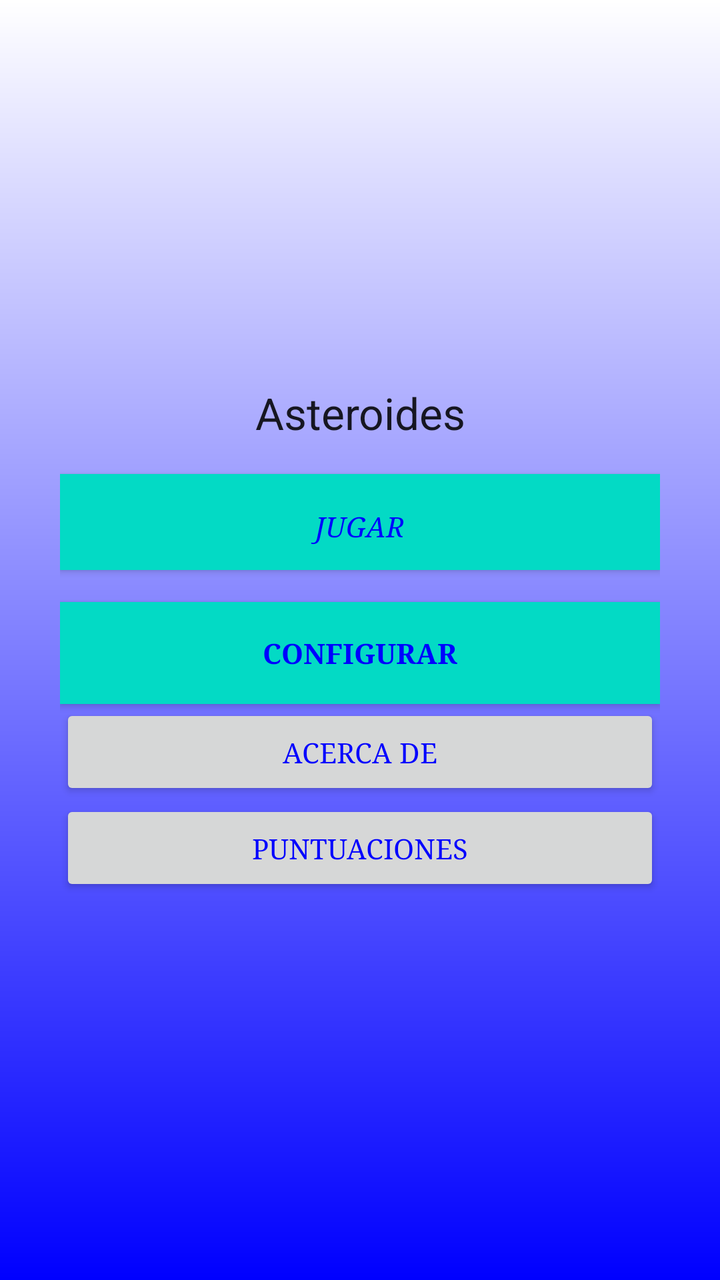
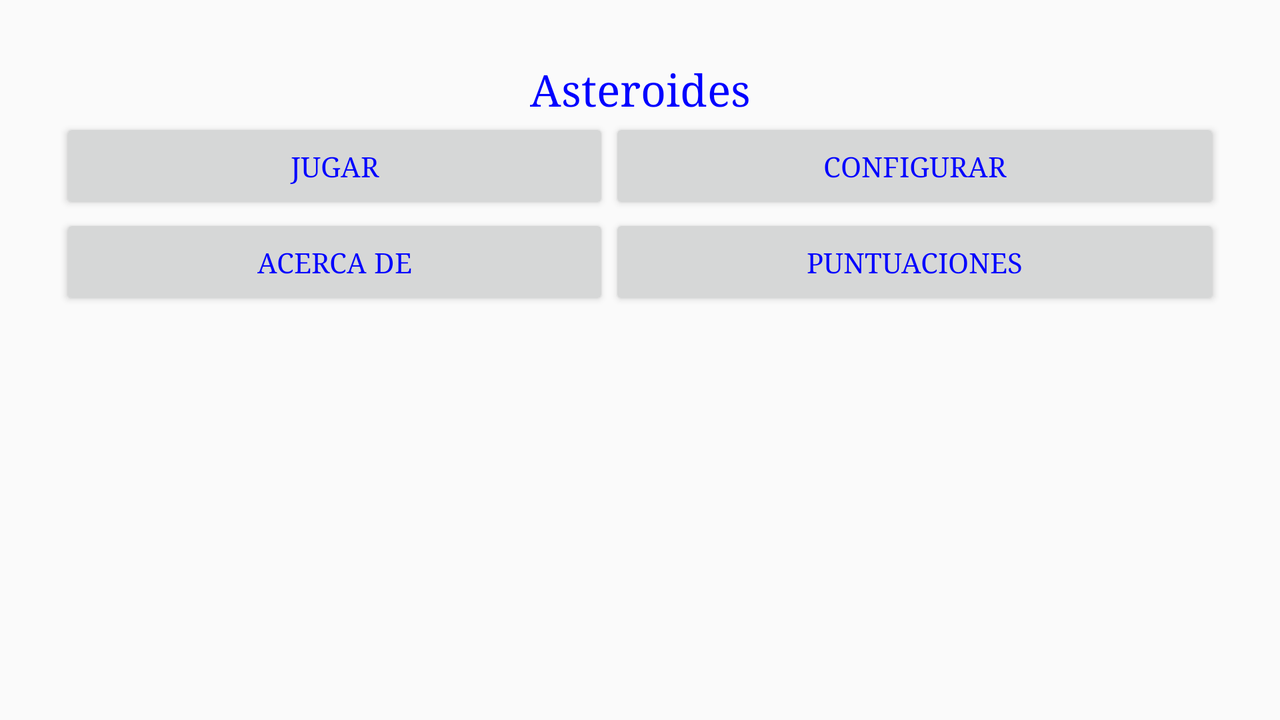

The same Android screen from two of the app's own layout files: first res/layout/ as a phone draws it, then the repository's variant for another configuration, drawn on a device whose configuration selects that folder. Both files follow.
<!-- AndroidManifest.xml: application theme AppTheme -->
<!-- res/layout/activity_main.xml -->
<?xml version="1.0" encoding="utf-8"?>
<LinearLayout xmlns:android="http://schemas.android.com/apk/res/android"
    xmlns:tools="http://schemas.android.com/tools"
    android:id="@+id/activity_main"
    android:layout_width="match_parent"
    android:layout_height="match_parent"
    android:gravity="center"
    android:orientation="vertical"
    android:padding="@dimen/margin_buttons"
    android:background="@drawable/degraded"
    tools:context="org.example.asteroides.MainActivity">


    <TextView
        android:id="@+id/game_title_text_view"
        style="@android:style/TextAppearance.DeviceDefault.Large"
        android:layout_width="match_parent"
        android:layout_height="wrap_content"
        android:layout_marginBottom="@dimen/activity_horizontal_margin"
        android:gravity="center"
        android:text="@string/app_name" />

    <Button
        android:id="@+id/button_play"
        style="@style/ButtonStyle"
        android:text="@string/button_play"
        tools:text="@string/button_play"
        android:onClick="throwGameActivity" />

    <Button
        android:id="@+id/button_config"
        style="@style/ButtonStyle.Alternative"
        android:onClick="throwPreferencesActivity"
        android:text="@string/button_config"
        tools:text="@string/button_config" />


    <Button
        android:id="@+id/button_about"
        android:layout_width="match_parent"
        android:layout_height="wrap_content"
        android:text="@string/button_about"
        tools:text="@string/button_about" />

    <Button
        android:id="@+id/button_score"
        android:layout_width="match_parent"
        android:layout_height="wrap_content"
        android:text="@string/button_scores"
        tools:text="@string/button_scores"
        android:onClick="throwScoreActivity" />

</LinearLayout>
<!-- resources referenced by this layout -->
<resources>
  <dimen name="activity_horizontal_margin">16dp</dimen>
  <dimen name="margin_buttons">30dp</dimen>
  <!-- drawable degraded (drawable) -->
  <shape xmlns:android="http://schemas.android.com/apk/res/android">
      <gradient
          android:angle="270"
          android:endColor="#0000FF"
          android:startColor="#FFFFFF" />
  </shape>
  <string name="app_name">Asteroides</string>
  <string name="button_about">Acerca de</string>
  <string name="button_config">Configurar</string>
  <string name="button_play">Jugar</string>
  <string name="button_scores">Puntuaciones</string>
  <style name="ButtonStyle" parent="android:ButtonBar">
          <item name="android:layout_width">match_parent</item>
          <item name="android:layout_height">wrap_content</item>
          <item name="android:textStyle">italic</item>
          <item name="android:typeface">serif</item>
          <item name="android:background">@color/colorAccent</item>
      </style>
  <style name="ButtonStyle.Alternative">
          <item name="android:textStyle">bold</item>
          <item name="android:padding">@dimen/activity_vertical_margin</item>
          <item name="android:layout_marginTop">@dimen/activity_vertical_margin</item>
      </style>
  <style name="AppTheme" parent="Theme.AppCompat.Light.DarkActionBar">
          
          <item name="colorPrimary">@color/colorPrimary</item>
          <item name="colorPrimaryDark">@color/colorPrimaryDark</item>
          <item name="colorAccent">@color/colorAccent</item>
          <item name="android:typeface">serif</item>
          <item name="android:textColor">#0000FF</item>
      </style>
  <dimen name="activity_vertical_margin">16dp</dimen>
</resources>
<!-- res/layout-land/activity_main.xml (the repository's variant of the layout above) -->
<!-- drawn on the phone turned sideways -->
<?xml version="1.0" encoding="utf-8"?>
<LinearLayout xmlns:android="http://schemas.android.com/apk/res/android"
    xmlns:tools="http://schemas.android.com/tools"
    android:layout_width="match_parent"
    android:layout_height="match_parent"
    android:orientation="vertical"
    android:padding="@dimen/margin_buttons">

    <TextView
        android:id="@+id/game_title_text_view"
        android:layout_width="match_parent"
        android:layout_height="wrap_content"
        android:gravity="center"
        android:text="@string/app_name"
        android:textAppearance="?android:textAppearanceLarge" />

    <TableLayout
        android:layout_width="match_parent"
        android:layout_height="match_parent"
        android:stretchColumns="*">

        <TableRow android:layout_width="match_parent">

            <Button
                android:id="@+id/button_play"
                android:layout_width="match_parent"
                android:layout_height="wrap_content"
                android:text="@string/button_play"
                tools:text="@string/button_play"
                android:onClick="showPreferences (MainActivity)" />

            <Button
                android:id="@+id/button_config"
                android:layout_width="match_parent"
                android:layout_height="wrap_content"
                android:text="@string/button_config"
                tools:text="@string/button_config" />
        </TableRow>

        <TableRow>

            <Button
                android:id="@+id/button_about"
                android:layout_width="match_parent"
                android:layout_height="wrap_content"
                android:text="@string/button_about"
                tools:text="@string/button_about" />

            <Button
                android:id="@+id/button_score"
                android:layout_width="match_parent"
                android:layout_height="wrap_content"
                android:text="@string/button_scores"
                tools:text="@string/button_scores"
                android:onClick="throwScoreActivity" />
        </TableRow>
    </TableLayout>
</LinearLayout>
<!-- resources referenced by the variant -->
<!-- as the phone turned sideways resolves them -->
<resources>
  <dimen name="margin_buttons">30dp</dimen>
  <string name="app_name">Asteroides</string>
  <string name="button_about">Acerca de</string>
  <string name="button_config">Configurar</string>
  <string name="button_play">Jugar</string>
  <string name="button_scores">Puntuaciones</string>
  <style name="AppTheme" parent="Theme.AppCompat.Light.DarkActionBar">
          
          <item name="colorPrimary">@color/colorPrimary</item>
          <item name="colorPrimaryDark">@color/colorPrimaryDark</item>
          <item name="colorAccent">@color/colorAccent</item>
          <item name="android:typeface">serif</item>
          <item name="android:textColor">#0000FF</item>
      </style>
</resources>
